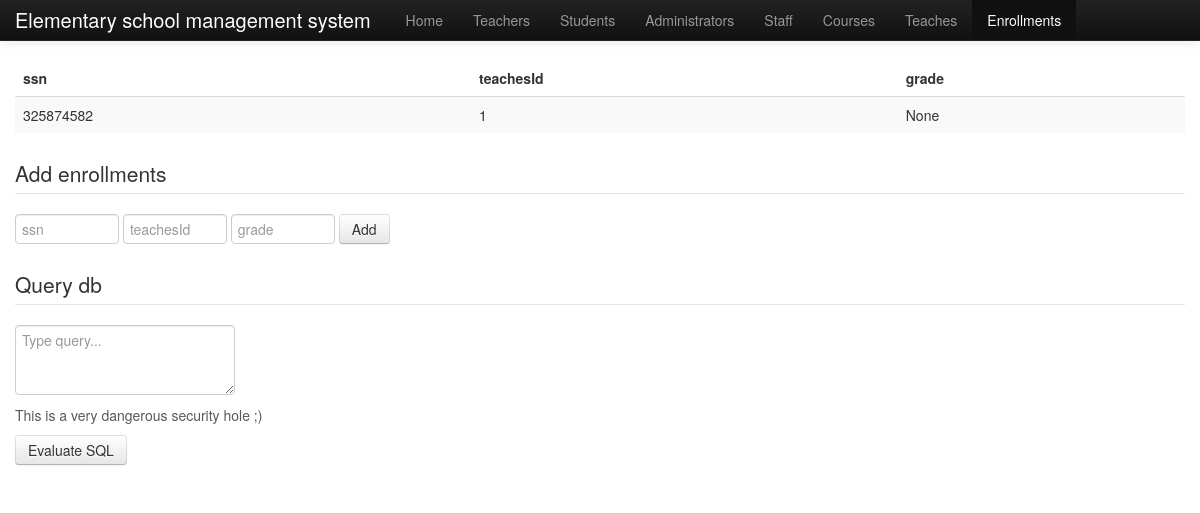
The app's page /enrollments, older data.
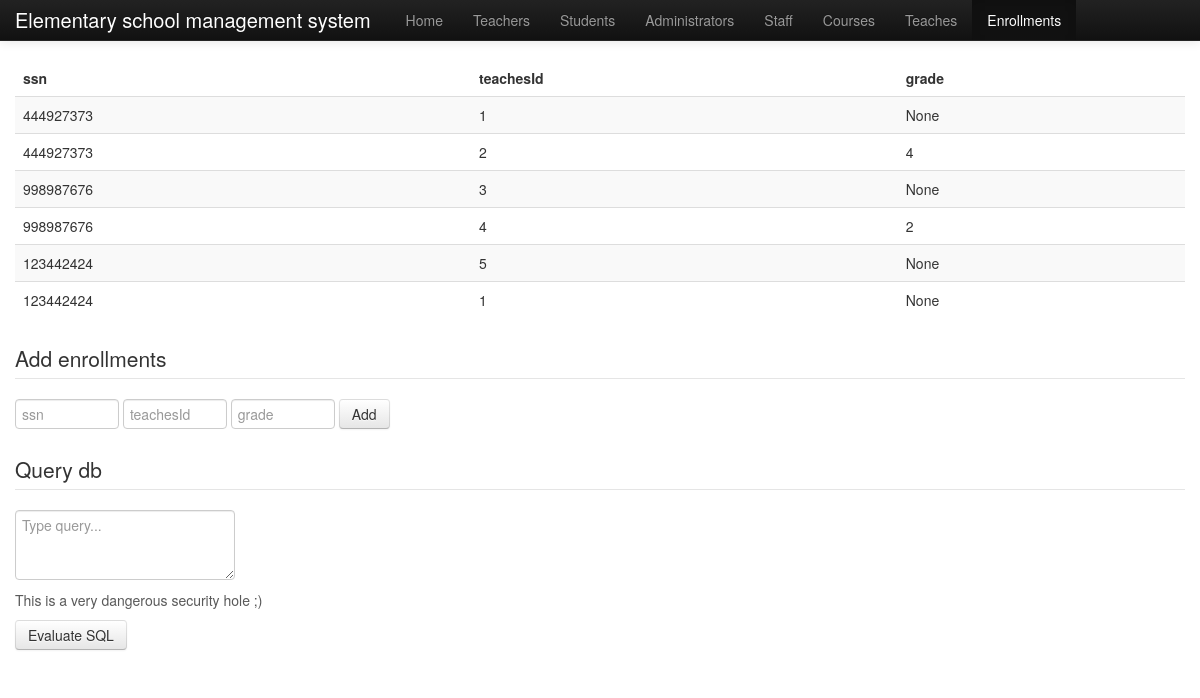
The same page, newer data.
### tables this page shows
CREATE TABLE Enrollments ( -- Changed majorly
	ssn integer not null references Students (ssn),
	teachesId integer not null references Teaches(teachesId),
	grade int check (grade >=0 and grade <=4),
	primary key (ssn, teachesId, grade)
);

### test.py (the view)
@app.route("/enrollments")
def enrollments():
	result = query_db("select * from Enrollments")
	return render_template("entries.html", entries=result, active_page="enrollments")

### test.py (called while the page is built)
def connect_db():
	conn = sqlite3.connect("database.db")
	conn.execute("PRAGMA foreign_keys = ON;")
	return conn

def query_db(query, args=(), one=False):
	cur = g.db.execute(query, args)
	rv = [dict((cur.description[idx][0], value)
			   for idx, value in enumerate(row)) for row in cur.fetchall()]
	return (rv[0] if rv else None) if one else rv

@app.before_request
def before_request():
	g.db = connect_db()

@app.teardown_request
def teardown_request(e):
	g.db.close()

### templates/entries.html (shortened to what this page needs)
{% extends "layout.html" %}
{% block container %}
<table class="table table-striped">
	<thead>
		<tr>
		{% for key in entries[0] %}
			<th>{{ key }}</th>
		{% endfor %}
		</tr>
	</thead>
	<tbody>
		{% for entry in entries %}
			<tr>
				{% for key in entry %}
					<td>{{ entry[key] }}</td>
				{% endfor %}
			</tr>
		{% endfor %}
	</tbody>
</table>
<form action="{{ url_for('add_' + active_page) }}" method="post" class="form-inline">
	<fieldset>
		<legend>{{"Add " + active_page}}</legend>
		{% for key in entries[0] %}
			<input type="text" class="input-small" placeholder={{ key }} name={{ key }}>
		{% endfor %}
		<button type="submit" class="btn">Add</button>
	</fieldset>
</form>
<form action="{{ url_for('qdb') }}" method="post">
	<fieldset>
		<legend>Query db</legend>
		<textarea type="text" rows="3" placeholder="Type query..." name="sql"></textarea>
		<span class="help-block">This is a very dangerous security hole ;)</span>
		<button type="submit" class=" btn">Evaluate SQL</button>
	</fieldset>
</form>
{% endblock %}

Row changes from the older to the newer data that the page shows:
added Enrollments: ssn "444927373" "2" "4"
added Enrollments: ssn "998987676" "3" "None"
added Enrollments: ssn "998987676" "4" "2"
added Enrollments: ssn "123442424" "5" "None"
added Enrollments: ssn "123442424" "1" "None"
Text that changed along with them:
new list line: "444927373"
list line gone: "325874582"
